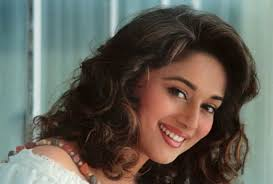
#> input picture Image Operation/Madhuri.jpg, 273 x 184 px
$ python 'convert RGB to HSV Color Space.py'
#> lines starting #> are read from the running program, lines starting #| are printed output that depends on the picture
import cv2
import numpy as np
img = cv2.imread('Madhuri.jpg')
#> img is the input picture: shape (184, 273, 3); mean B, G, R 87.5, 96.5, 99.8

cv2.imshow('ORIGIONAL IMAGE', img)
cv2.waitKey(0)

B,G,R = cv2.split(img)
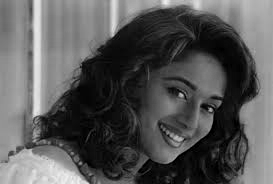
#> B: shape (184, 273); min 0, max 243, mean 87.5
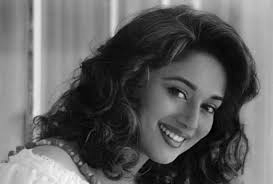
#> G: shape (184, 273); min 0, max 252, mean 96.5
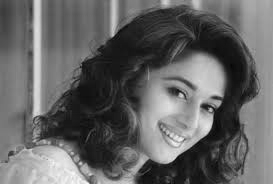
#> R: shape (184, 273); min 4, max 250, mean 99.8
zeros = np.zeros(img.shape[:2],dtype ="uint8")

cv2.imshow("Red", cv2.merge([zeros,zeros,R]))
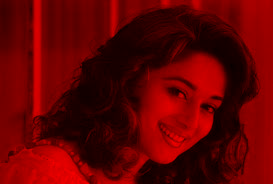
#> window 'Red': shape (184, 273, 3); mean B, G, R 0, 0, 99.8
cv2.waitKey(0)

cv2.imshow("Green", cv2.merge([zeros,G,zeros]))
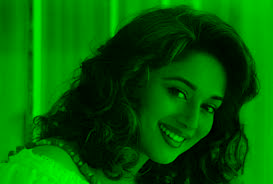
#> window 'Green': shape (184, 273, 3); mean B, G, R 0, 96.5, 0
cv2.waitKey(0)

cv2.imshow("Blue", cv2.merge([B,zeros,zeros]))
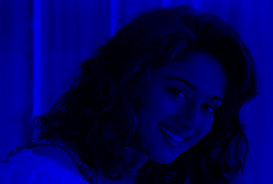
#> window 'Blue': shape (184, 273, 3); mean B, G, R 87.5, 0, 0
cv2.waitKey(0)

cv2.destroyAllWindows()

$ run again, with Image Operation/Many_Faces.png saved as Image Operation/Madhuri.jpg
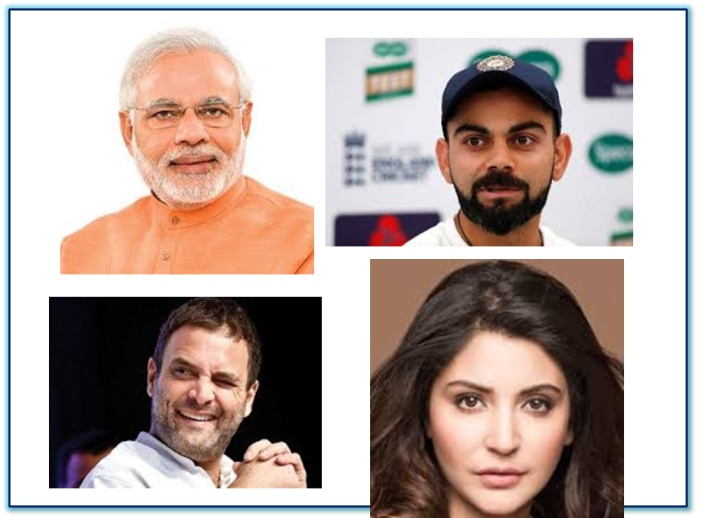
#> input picture Image Operation/Many_Faces.png, 701 x 518 px
#> img is the input picture: shape (518, 701, 3); mean B, G, R 160.8, 166.1, 181
#> `cv2.imshow("Green", cv2.merge([zeros,G,zeros]))`:
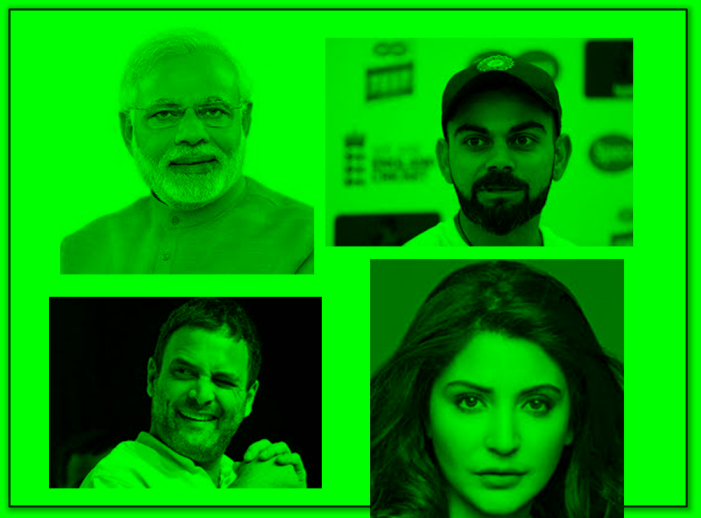
#> window 'Green': shape (518, 701, 3); mean B, G, R 0, 166.1, 0
#> `cv2.imshow("Blue", cv2.merge([B,zeros,zeros]))`:
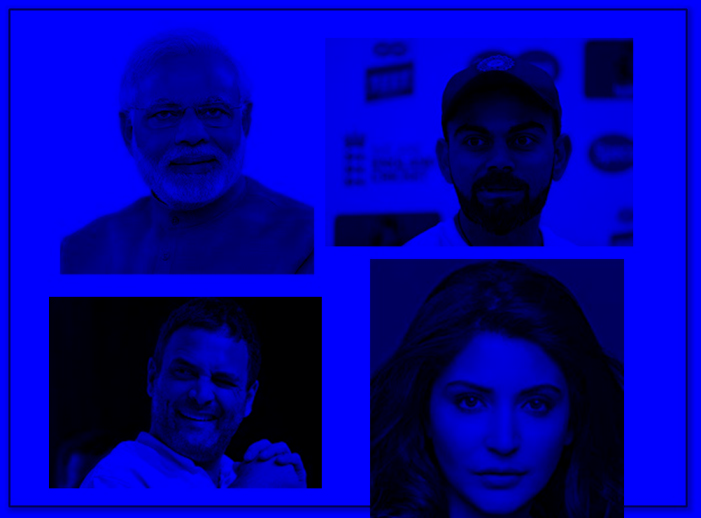
#> window 'Blue': shape (518, 701, 3); mean B, G, R 160.8, 0, 0
